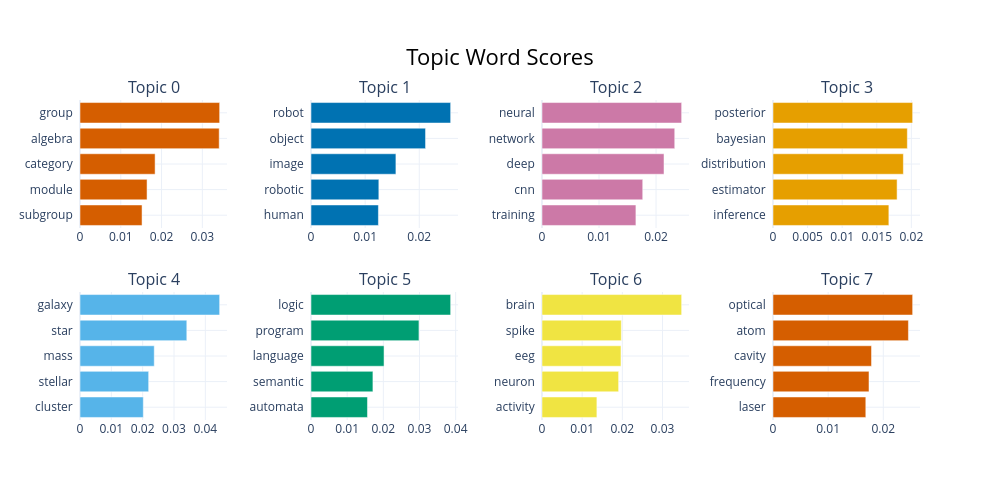

The code cell stored with this chart in its notebook:
### Code cell
best_model.visualize_barchart()

### Figure 1 — Plotly figure (JSON) as saved in the notebook; plotly's stock layout.template omitted (floating-point values rounded to 4 significant figures)
{"data": [{"marker": {"color": "#D55E00"}, "orientation": "h", "x": [0.01522, 0.01644, 0.01842, 0.03414, 0.03425], "y": ["subgroup  ", "module  ", "category  ", "algebra  ", "group  "], "type": "bar", "xaxis": "x", "yaxis": "y"}, {"marker": {"color": "#0072B2"}, "orientation": "h", "x": [0.01245, 0.01253, 0.01569, 0.02116, 0.0258], "y": ["human  ", "robotic  ", "image  ", "object  ", "robot  "], "type": "bar", "xaxis": "x2", "yaxis": "y2"}, {"marker": {"color": "#CC79A7"}, "orientation": "h", "x": [0.01647, 0.01767, 0.0214, 0.02328, 0.02449], "y": ["training  ", "cnn  ", "deep  ", "network  ", "neural  "], "type": "bar", "xaxis": "x3", "yaxis": "y3"}, {"marker": {"color": "#E69F00"}, "orientation": "h", "x": [0.01675, 0.01794, 0.01884, 0.01942, 0.02019], "y": ["inference  ", "estimator  ", "distribution  ", "bayesian  ", "posterior  "], "type": "bar", "xaxis": "x4", "yaxis": "y4"}, {"marker": {"color": "#56B4E9"}, "orientation": "h", "x": [0.0202, 0.02191, 0.02369, 0.03409, 0.04457], "y": ["cluster  ", "stellar  ", "mass  ", "star  ", "galaxy  "], "type": "bar", "xaxis": "x5", "yaxis": "y5"}, {"marker": {"color": "#009E73"}, "orientation": "h", "x": [0.01562, 0.01712, 0.0202, 0.02986, 0.03862], "y": ["automata  ", "semantic  ", "language  ", "program  ", "logic  "], "type": "bar", "xaxis": "x6", "yaxis": "y6"}, {"marker": {"color": "#F0E442"}, "orientation": "h", "x": [0.01367, 0.01908, 0.01966, 0.01975, 0.03477], "y": ["activity  ", "neuron  ", "eeg  ", "spike  ", "brain  "], "type": "bar", "xaxis": "x7", "yaxis": "y7"}, {"marker": {"color": "#D55E00"}, "orientation": "h", "x": [0.01683, 0.01741, 0.01787, 0.02456, 0.02533], "y": ["laser  ", "frequency  ", "cavity  ", "atom  ", "optical  "], "type": "bar", "xaxis": "x8", "yaxis": "y8"}], "layout": {"xaxis": {"anchor": "y", "domain": [0.0, 0.175], "showgrid": true}, "yaxis": {"anchor": "x", "domain": [0.6, 1.0], "showgrid": true}, "xaxis2": {"anchor": "y2", "domain": [0.275, 0.45], "showgrid": true}, "yaxis2": {"anchor": "x2", "domain": [0.6, 1.0], "showgrid": true}, "xaxis3": {"anchor": "y3", "domain": [0.55, 0.725], "showgrid": true}, "yaxis3": {"anchor": "x3", "domain": [0.6, 1.0], "showgrid": true}, "xaxis4": {"anchor": "y4", "domain": [0.825, 1.0], "showgrid": true}, "yaxis4": {"anchor": "x4", "domain": [0.6, 1.0], "showgrid": true}, "xaxis5": {"anchor": "y5", "domain": [0.0, 0.175], "showgrid": true}, "yaxis5": {"anchor": "x5", "domain": [0.0, 0.4], "showgrid": true}, "xaxis6": {"anchor": "y6", "domain": [0.275, 0.45], "showgrid": true}, "yaxis6": {"anchor": "x6", "domain": [0.0, 0.4], "showgrid": true}, "xaxis7": {"anchor": "y7", "domain": [0.55, 0.725], "showgrid": true}, "yaxis7": {"anchor": "x7", "domain": [0.0, 0.4], "showgrid": true}, "xaxis8": {"anchor": "y8", "domain": [0.825, 1.0], "showgrid": true}, "yaxis8": {"anchor": "x8", "domain": [0.0, 0.4], "showgrid": true}, "annotations": [{"font": {"size": 16}, "showarrow": false, "text": "Topic 0", "x": 0.0875, "xanchor": "center", "xref": "paper", "y": 1.0, "yanchor": "bottom", "yref": "paper"}, {"font": {"size": 16}, "showarrow": false, "text": "Topic 1", "x": 0.3625, "xanchor": "center", "xref": "paper", "y": 1.0, "yanchor": "bottom", "yref": "paper"}, {"font": {"size": 16}, "showarrow": false, "text": "Topic 2", "x": 0.6375, "xanchor": "center", "xref": "paper", "y": 1.0, "yanchor": "bottom", "yref": "paper"}, {"font": {"size": 16}, "showarrow": false, "text": "Topic 3", "x": 0.9125, "xanchor": "center", "xref": "paper", "y": 1.0, "yanchor": "bottom", "yref": "paper"}, {"font": {"size": 16}, "showarrow": false, "text": "Topic 4", "x": 0.0875, "xanchor": "center", "xref": "paper", "y": 0.4, "yanchor": "bottom", "yref": "paper"}, {"font": {"size": 16}, "showarrow": false, "text": "Topic 5", "x": 0.3625, "xanchor": "center", "xref": "paper", "y": 0.4, "yanchor": "bottom", "yref": "paper"}, {"font": {"size": 16}, "showarrow": false, "text": "Topic 6", "x": 0.6375, "xanchor": "center", "xref": "paper", "y": 0.4, "yanchor": "bottom", "yref": "paper"}, {"font": {"size": 16}, "showarrow": false, "text": "Topic 7", "x": 0.9125, "xanchor": "center", "xref": "paper", "y": 0.4, "yanchor": "bottom", "yref": "paper"}], "title": {"font": {"size": 22, "color": "Black"}, "text": "Topic Word Scores", "x": 0.5, "xanchor": "center", "yanchor": "top"}, "hoverlabel": {"font": {"size": 16, "family": "Rockwell"}, "bgcolor": "white"}, "showlegend": false, "width": 1000, "height": 500}}
